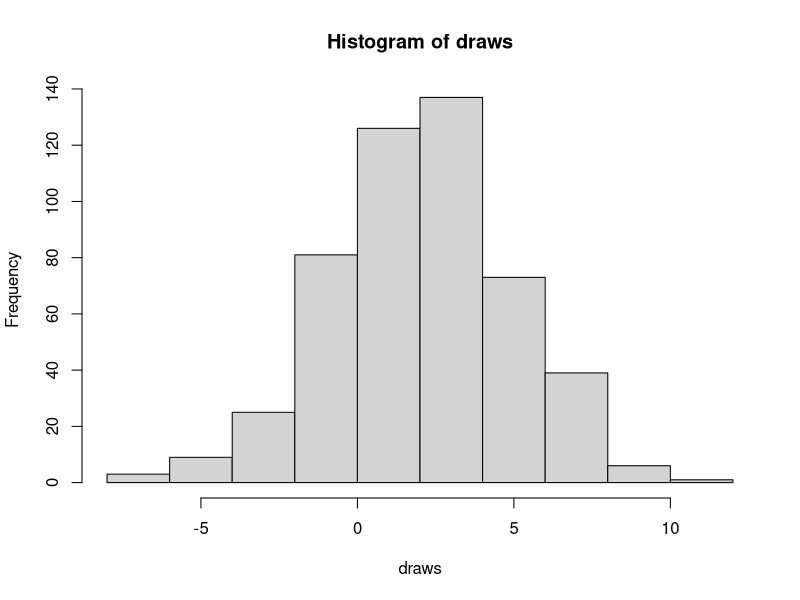
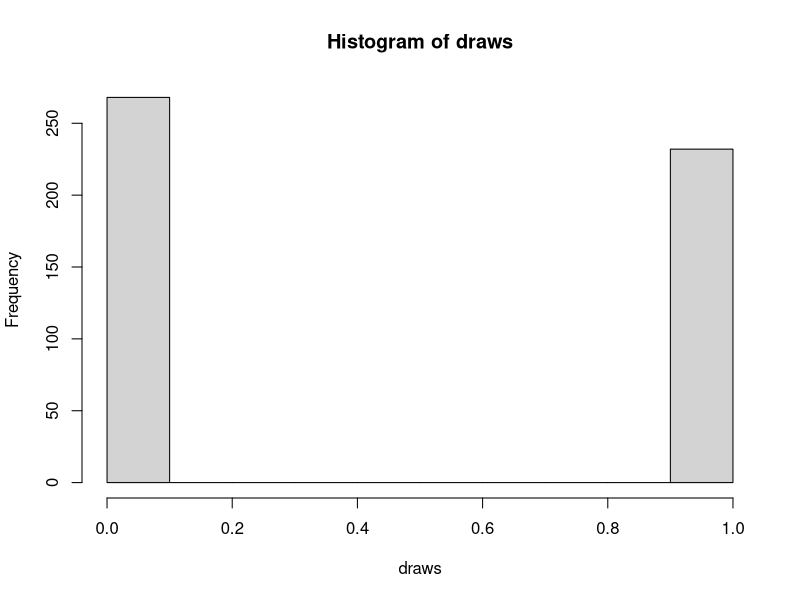
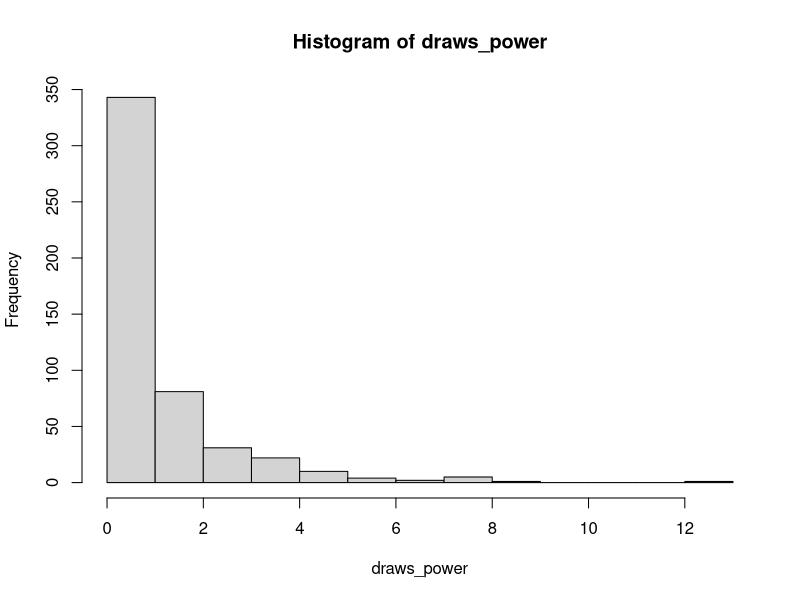

Recreate these plots in R, in order.
## ---- chunk 1
draws<-rnorm(500, mean = 2, sd = sqrt(9))
hist(draws)
## ---- chunk 2
mean(draws)
## ---- chunk 3
draws<-rbinom(500, 1,.5)
hist(draws)
## ---- chunk 4
mean(draws)
## ---- chunk 5
draws<-rbinom(500, 1,.5)
## ---- chunk 6
draws<-rnorm(500, mean = 0, sd = sqrt(1))
draws_power <- draws^2
hist(draws_power)
